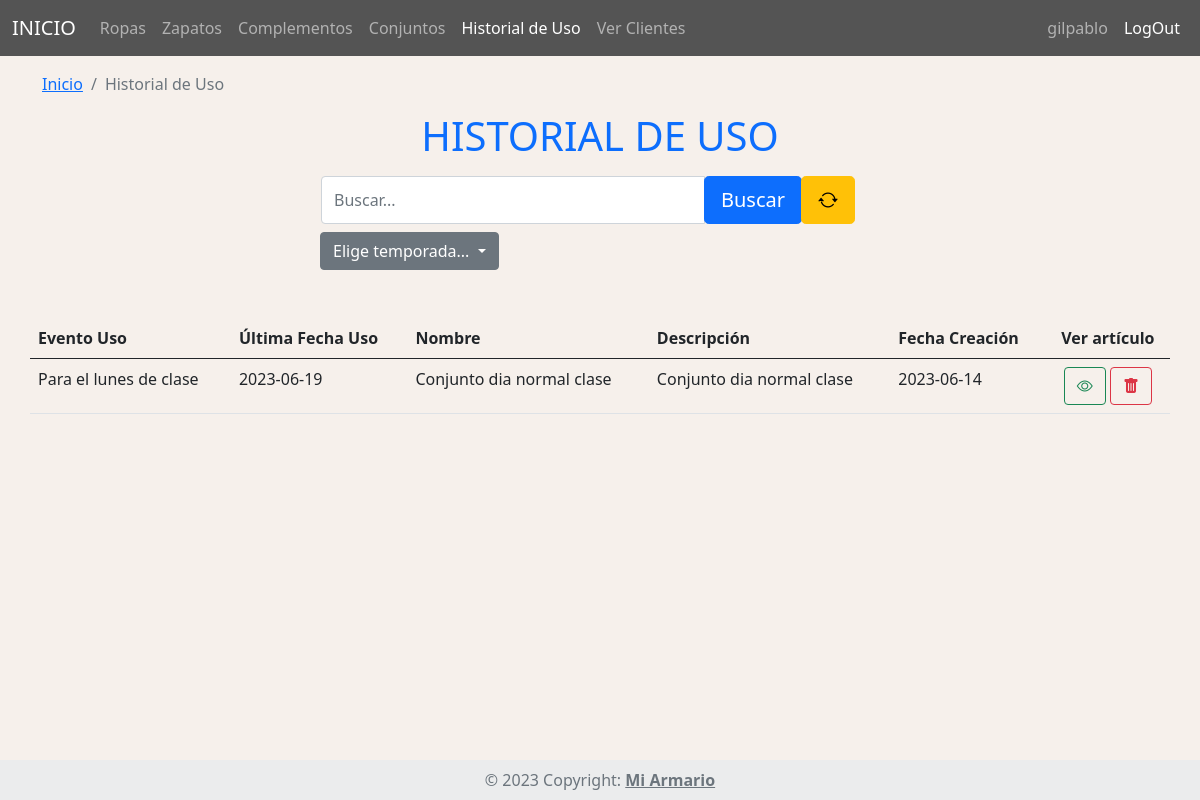
The page /miArmario/historialUso (signed in) on the database its author committed.
### tables this page shows
CREATE TABLE `historialuso` (
  `id_historial` int(11) NOT NULL,
  `id_usuario` int(11) NOT NULL,
  `id_conjunto` int(11) NOT NULL,
  `evento_dia` varchar(200) NOT NULL,
  `fecha` date NOT NULL
);

CREATE TABLE `conjunto` (
  `id` int(11) NOT NULL,
  `nombre` varchar(100) NOT NULL,
  `descripcion` varchar(500) DEFAULT NULL,
  `fecha_creacion` date NOT NULL,
  `imagen_conjunto` varchar(100) DEFAULT NULL,
  `id_usuario` int(11) NOT NULL
);

### miArmario/App/librerias/Core.php (called while the page is built, shortened)
<?php
class Core{
    protected $metodoActual = 'index';
    public function __construct(){
        $url = $this->getUrl();
        if(isset($url[0])){
			if(file_exists('../App/controladores/'.ucwords($url[0]).'.php')){
				unset($url[0]);
			}
		}
		$this->controladorActual = new $this->controladorActual;
		$this->parametros = $url ? array_values($url) : [];
		call_user_func_array([$this->controladorActual,$this->metodoActual], $this->parametros);
    }
    public function getUrl(){
        if(isset($_GET['url'])){
            $url = ltrim($_GET['url'],'/');
            $url = filter_var($url,FILTER_SANITIZE_URL);
            $url = explode('/',$url);
            return $url;
        }
    }
}

### miArmario/public/index.php (called while the page is built, shortened)
<?php
$iniciar = new Core;

### miArmario/App/librerias/Base.php (called while the page is built, shortened)
<?php
    class Base {
        private $host = DB_HOST;
        private $usuario = DB_USUARIO;
        private $password = DB_PASSWORD;
        private $nombre_base = DB_NOMBRE;
        private $charset = 'utf8mb4';
        private $dbh;
        private $stmt;
        public function __construct(){
            $dsn = "mysql:host=$this->host;dbname=$this->nombre_base;charset=$this->charset";
            $opciones = array(
                PDO::ATTR_PERSISTENT => true,
                PDO::ATTR_ERRMODE => PDO::ERRMODE_EXCEPTION
            );
            try {
                $this->dbh = new PDO($dsn, $this->usuario, $this->password, $opciones);
            } catch (PDOException $e) {
                $this->error = $e->getMessage();
                echo $this->error;
            }
        }
        public function query($sql){
            $this->stmt = $this->dbh->prepare($sql);
        }
        public function bind($parametro,$valor,$tipo = null){
            if (is_null($tipo)) {
                switch (true) {
                    case is_int($valor):
                        $tipo = PDO::PARAM_INT;
                        break;
                    default:
                        $tipo = PDO::PARAM_STR;
                        break;
                }
            }
            $this->stmt->bindValue($parametro,$valor,$tipo);
        }
        public function execute(){
            return $this->stmt->execute();
        }
        public function registros(){
            $this->execute();
            return $this->stmt->fetchAll(PDO::FETCH_OBJ);
        }
    }

### miArmario/App/modelos/HistorialUsoModelo.php (called while the page is built, shortened)
<?php
class HistorialUsoModelo {
    private $db;
    public function __construct(){
        $this->db = new Base;
    }
    public function getConjuntosHistorial($id_usuario){
        $this->db->query("SELECT * FROM historialuso H, conjunto C WHERE H.id_conjunto = C.id
                            AND H.id_usuario = :id_usuario ORDER BY `H`.`fecha` DESC;");
        $this->db->bind(':id_usuario',$id_usuario);
        return $this->db->registros();
    }
    public function getPrendas($id_usuario){
        $this->db->query("SELECT * FROM prenda where id_usuario = :id_usuario;");
        $this->db->bind(':id_usuario', trim($id_usuario));
        return $this->db->registros();
    }
    public function getTemporadas(){
        $this->db->query("SELECT * FROM temporada;");
        return $this->db->registros();
    }
}

### miArmario/App/vistas/historialUsos/index.php (the view, shortened to what this page needs)
<?php require_once RUTA_APP.'/vistas/inc/header.php' ?>
<div class="container">
    <nav aria-label="breadcrumb">
        <ol class="breadcrumb">
            <li class="breadcrumb-item"><a href="<?php echo RUTA_URL ?>">Inicio</a></li>
            <li class="breadcrumb-item active" aria-current="page">Historial de Uso</li>
        </ol>
    </nav>
    <div class="row">
        <div class="col-12">
            <h1 class="mb-3 text-primary text-center">HISTORIAL DE USO</h1>
        </div>
        <div class="row justify-content-center">
            <div class="col-lg-6">
                <form class="input-group" method="GET" action="">
                    <div class="input-group pb-2">
                        <input type="text" class="form-control" id="busqueda" name="busqueda" placeholder="Buscar...">
                        <div class="input-group-append">
                            <button class="btn btn-primary btn-lg" type="submit" >Buscar</button>
                        </div>
                        <div class="input-group-append">
                            <a href="<?php echo RUTA_URL ?>/historialUso" class="btn btn-warning btn-lg" ><i class="bi bi-arrow-repeat"></i></a>
                        </div>
                    </div>
                    <div class="form-group">
                        <div class="dropdown">
                            <button class="btn btn-secondary dropdown-toggle" type="button" id="dropTemp" data-toggle="dropdown" aria-haspopup="true" aria-expanded="false">
                                Elige temporada...
                            </button>
                        </div>
                    </div>
                </form>
            </div>
        </div>
        <table class="table table-hover mt-5">
            <thead>
                <tr>
                <th scope="col">Evento Uso</th>
                <th scope="col">Última Fecha Uso</th>
                <th scope="col">Nombre</th>
                <th scope="col">Descripción</th>
                <th scope="col">Fecha Creación</th>
                <th scope="col" class="text-center">Ver artículo</th>
                </tr>
            </thead>
            <tbody>
        <?php
        $totalElementos = count($datos['conjuntosHistorial']);
        $elementosPorPagina = 10;
        $paginaActual = isset($_GET['pagina']) ? $_GET['pagina'] : 1;
        $indiceInicial = ($paginaActual - 1) * $elementosPorPagina;
        $indiceFinal = $indiceInicial + $elementosPorPagina - 1;
        for ($i = $indiceInicial; $i <= $indiceFinal && $i < $totalElementos; $i++) {
            $conjuntosHistorial = $datos['conjuntosHistorial'][$i]; ?>
            <tr>
                <td><?php echo $conjuntosHistorial->evento_dia ?></td>
                <td><?php echo $conjuntosHistorial->fecha ?></td>
                <td><?php echo $conjuntosHistorial->nombre ?></td>
                <td><?php echo $conjuntosHistorial->descripcion ?></td>
                <td><?php echo $conjuntosHistorial->fecha_creacion ?></td>
                <td class="text-center"><a class="btn btn-outline-success" href="<?php echo RUTA_URL ?>/conjunto/ver_conjunto/<?php echo $conjuntosHistorial->id_conjunto ?>"><i class="bi bi-eye"></i></a>
                <a class="btn btn-outline-danger" href="<?php echo RUTA_URL ?>/historialUso/borrar_historial/<?php echo $conjuntosHistorial->id_historial?>"><i class="bi bi-trash-fill"></i></a>
                </td>
            </tr>
        <?php } ?>
            </tbody>
        </table>
    </div>
</div>
<?php require_once RUTA_APP.'/vistas/inc/footer.php' ?>

### miArmario/public/css/estilos.css (style rules this page uses)
body { background-repeat: no-repeat; background-size: cover; }

### rows shown on the page
historialuso: evento_dia "Para el lunes de clase", fecha "2023-06-19", id_conjunto.nombre "Conjunto dia normal clase", id_conjunto.descripcion "Conjunto dia normal clase", id_conjunto.fecha_creacion "2023-06-14"

### other values the page prints
$datos['usuarioSesion']->username "gilpablo"
